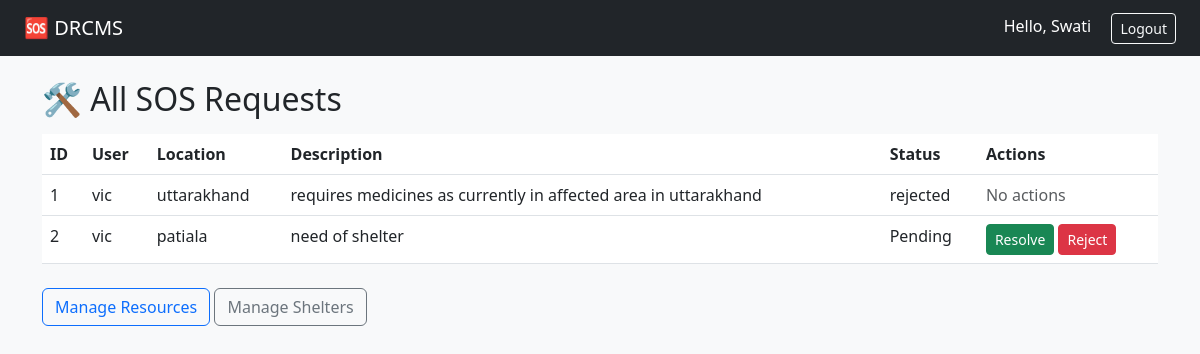
The page /admin (signed in) on the database its author committed.
### app/models.py (models this page shows, shortened)
class User(db.Model, UserMixin):
    __tablename__='users'
    id=db.Column(db.Integer, primary_key=True)
    name=db.Column(db.String(100), nullable=False)
    email=db.Column(db.String(100), unique=True, nullable=False)
    password_hash=db.Column(db.String(100), nullable=False)
    role=db.Column(db.String(100), nullable=False, default='user') #user/admin
    sos_request=db.relationship('SOSRequest', backref='user', lazy=True)

class SOSRequest(db.Model):
    __tablename__='sos_requests'
    id=db.Column(db.Integer, primary_key=True)
    user_id=db.Column(db.Integer, db.ForeignKey('users.id'), nullable=False)
    location=db.Column(db.String(200), nullable=False)
    description=db.Column(db.Text, nullable=False)
    status=db.Column(db.String(120), default='Pending') #pending/resolved/rejected
    created_at=db.Column(db.DateTime,default=datetime.utcnow)

### app/routes/admin.py (the view)
@admin.route('/admin')
@login_required
def admin_dashboard():
    if current_user.role != 'admin':
        flash('Access denied. Admins only.')
        return redirect(url_for('sos.dashboard'))
    sos_requests = SOSRequest.query.all()
    return render_template('admin_dashboard.html', sos_requests=sos_requests)

### app/__init__.py (called while the page is built)
def create_app():
    app=Flask(__name__)
    app.config.from_object('config.Config')
    db.init_app(app)
    login_manager.init_app(app)
    mail.init_app(app)
    @app.after_request
    def add_header(response):
        response.headers['Cache-Control'] = 'no-store, no-cache, must-revalidate, post-check=0, pre-check=0, max-age=0'
        response.headers['Pragma'] = 'no-cache'
        response.headers['Expires'] = '0'
        return response
    from app.routes.auth  import auth as auth_bp
    from app.routes.sos import sos  as sos_bp
    from app.routes.admin import admin as admin_bp
    app.register_blueprint(auth_bp)
    app.register_blueprint(sos_bp)
    app.register_blueprint(admin_bp)
    return app

### app/models.py (called while the page is built)
@login_manager.user_loader
def load_user(user_id):
    return User.query.get(int(user_id))

### app/templates/admin_dashboard.html (shortened to what this page needs)
{% extends "layout.html" %}
{% block content %}
<h2>🛠 All SOS Requests</h2>
<table class="table table-hover mt-3">
    <thead>
        <tr>
            <th>ID</th>
            <th>User</th>
            <th>Location</th>
            <th>Description</th>
            <th>Status</th>
            <th>Actions</th>
        </tr>
    </thead>
    <tbody>
        {% for sos in sos_requests %}
        <tr>
            <td>{{ sos.id }}</td>
            <td>{{ sos.user.name }}</td>
            <td>{{ sos.location }}</td>
            <td>{{ sos.description }}</td>
            <td>{{ sos.status }}</td>
            <td>
                {% if sos.status == 'Pending' %}
                <form method="POST" action="{{ url_for('admin.update_request_status', request_id=sos.id) }}">
                    <button name="status" value="resolved" class="btn btn-success btn-sm">Resolve</button>
                    <button name="status" value="rejected" class="btn btn-danger btn-sm">Reject</button>
                </form>
                {% else %}
                <span class="text-muted">No actions</span>
                {% endif %}
        </tr>
        {% endfor %}
    </tbody>
</table>
<div class="mt-4">
    <a href="{{ url_for('admin.manage_resources') }}" class="btn btn-outline-primary">Manage Resources</a>
    <a href="{{ url_for('admin.manage_shelters') }}" class="btn btn-outline-secondary">Manage Shelters</a>
</div>
{% endblock %}

### app/templates/layout.html (shortened to what this page needs)
<!DOCTYPE html>
<html lang="en">
<head>
    <link href="https://cdn.jsdelivr.net/npm/bootstrap@5.3.0/dist/css/bootstrap.min.css" rel="stylesheet">
</head>
<body class="bg-light">
    <nav class="navbar navbar-expand-lg navbar-dark bg-dark px-4">
        <a class="navbar-brand" href="#">🆘 DRCMS</a>
        <div class="ms-auto">
            {% if current_user.is_authenticated %}
                <span class="text-white me-3">Hello, {{ current_user.name }}</span>
                <a href="{{ url_for('auth.logout') }}" class="btn btn-sm btn-outline-light">Logout</a>
            {% endif %}
        </div>
    </nav>
    <div class="container mt-4">
        {% block content %}{% endblock %}
    </div>
</body>
</html>

### rows shown on the page
User: name "Swati"
SOSRequest: id "1", user.name "vic", location "uttarakhand", description "requires medicines as currently in affected area in uttarakhand", status "rejected", shows "No actions"
SOSRequest: id "2", user.name "vic", location "patiala", description "need of shelter", status "Pending"
